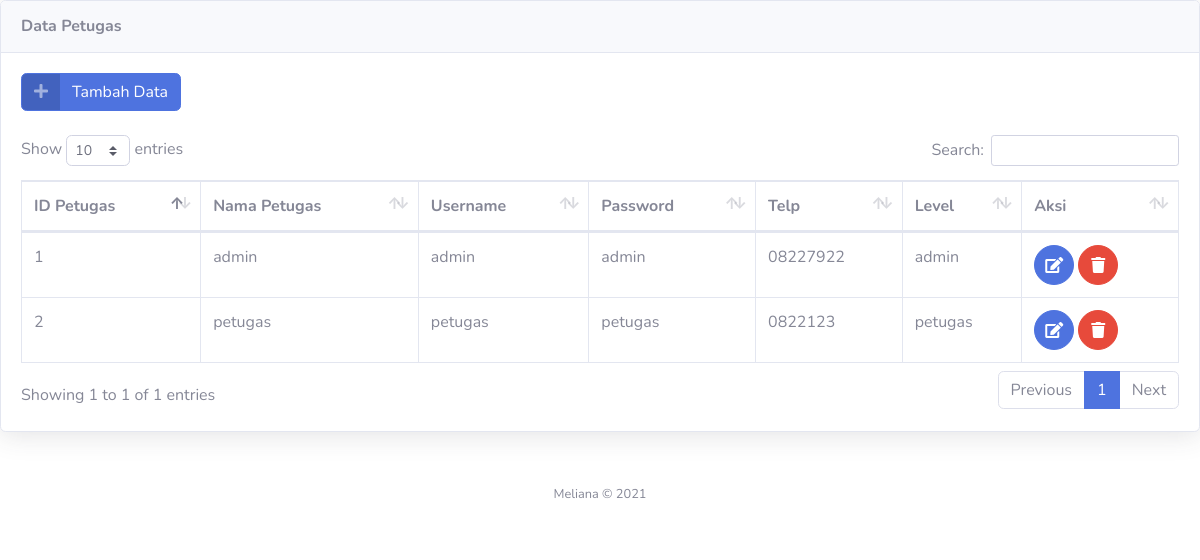
The app's page /admin/lihat_petugas.php with its own data.
### tables this page shows
CREATE TABLE `petugas` (
  `id_petugas` int(11) NOT NULL,
  `nama_petugas` varchar(35) NOT NULL,
  `username` varchar(25) NOT NULL,
  `password` varchar(32) NOT NULL,
  `telp` varchar(13) NOT NULL,
  `level` enum('admin','petugas') NOT NULL
);

### admin/lihat_petugas.php (the view, shortened to what this page needs)
<!DOCTYPE html>
<html lang="en">
<head>
  <link href="../vendor/fontawesome-free/css/all.min.css" rel="stylesheet" type="text/css">
  <link href="../css/sb-admin-2.min.css" rel="stylesheet">
  <link href="../vendor/datatables/dataTables.bootstrap4.min.css" rel="stylesheet">
</head>
<body id="page-top">
          <div class="card shadow mb-4">
            <div class="card-header py-3">
              <h6 class="m-0 font-weight-bold text-secondary">Data Petugas</h6>
            </div>
            <div class="card-body">
               <a href="admin.php?url=tambah_petugas" class="btn btn-primary btn-icon-split">
                    <span class="icon text-white-50">
                      <i class="fas fa-plus"></i>
                    </span>
                    <span class="text">Tambah Data</span>
                  </a><br><br>
              <div class="table-responsive">
                <table class="table table-bordered" id="dataTable" width="100%" cellspacing="0">
                  <thead>
                    <tr>
                      <th>ID Petugas</th>
                      <th>Nama Petugas</th>
                      <th>Username</th>
                      <th>Password</th>
                      <th>Telp</th>
                      <th>Level</th>
                      <th>Aksi</th>
                    </tr>
                  </thead>
                  <?php
                  include '../koneksi.php';
                  $sql= $mysqli -> query("select * from petugas");
                  while ($data=mysqli_fetch_array($sql)) {
                  ?>
                  <tbody>
                    <tr>
                      <td><?php echo $data['id_petugas']; ?></td>
                       <td><?php echo $data['nama_petugas']; ?></td>
                        <td><?php echo $data['username']; ?></td>
                         <td><?php echo $data['password']; ?></td>
                          <td><?php echo $data['telp']; ?></td>
                           <td><?php echo $data['level']; ?></td>
                      <td>
                       <a href="#" class="btn btn-primary btn-circle">
                       <i class="fa fa-edit"></i>
                       </a>
                        <a href="#" class="btn btn-danger btn-circle">
                    <i class="fa fa-trash"></i>
                  </a>
                      </td>
                    </tr>
                  </tbody>
                  <?php } ?>
                </table>
              </div>
            </div>
          </div>
      <footer class="sticky-footer bg-white">
        <div class="container my-auto">
          <div class="copyright text-center my-auto">
            <span>Meliana &copy; 2021</span>
          </div>
        </div>
      </footer>
</body>
</html>

### records on screen
petugas: id_petugas "1", nama_petugas "admin", username "admin", password "admin", telp "08227922", level "admin"
petugas: id_petugas "2", nama_petugas "petugas", username "petugas", password "petugas", telp "0822123", level "petugas"
